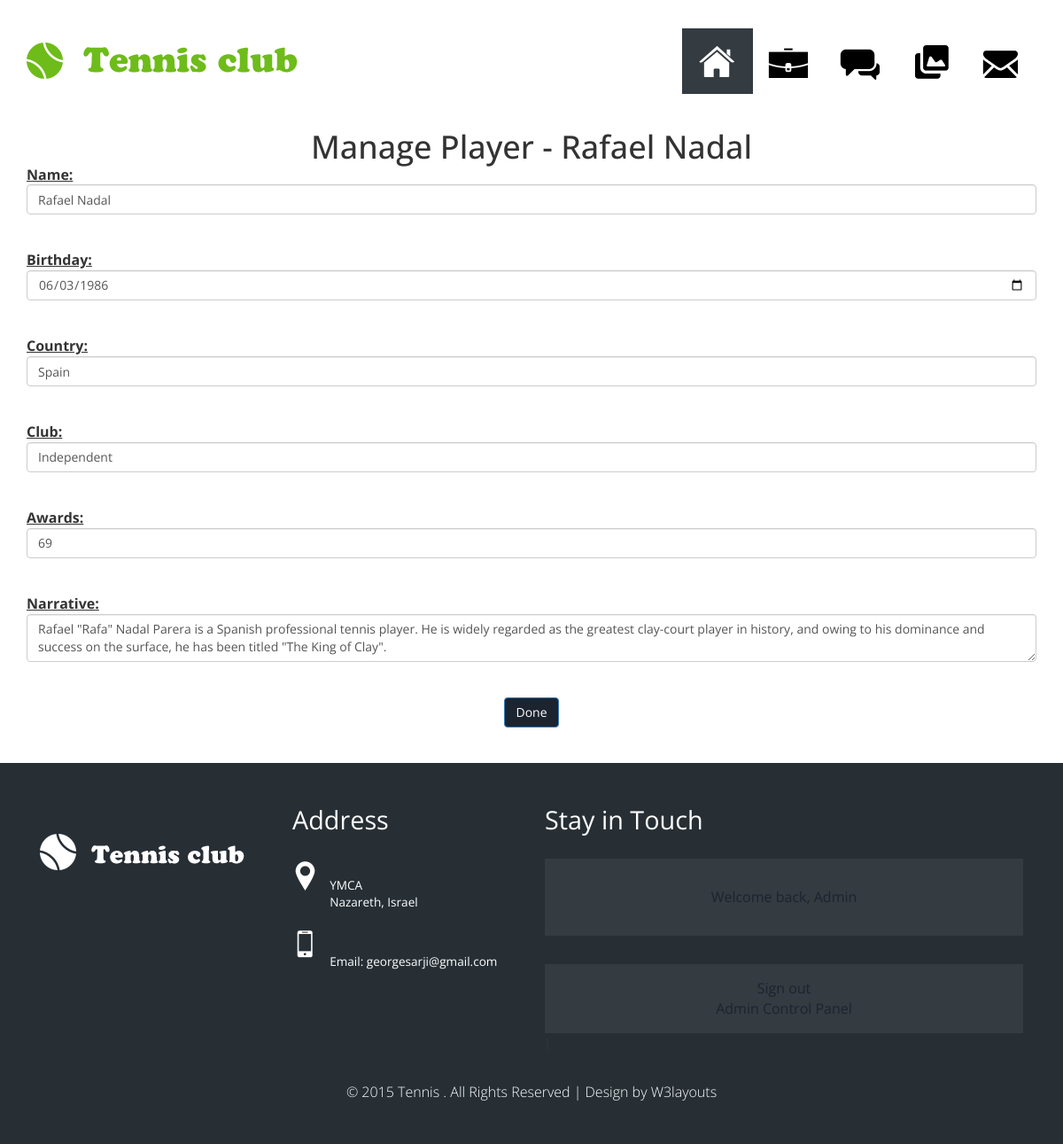
/acp/manageplayer/1 (signed in), run on the app's committed database.
### database_setup.py (models this page shows, shortened)
class Player(Base):
    __tablename__='player'
    id=Column(Integer, primary_key=True)
    name=Column(String(255))
    dob=Column(Date)
    gender=Column(String)
    country=Column(String)
    club=Column(String)
    awards=Column(Integer)
    narrative=Column(String)
    photo=Column(String)

class User(Base):
    __tablename__ = 'user'
    id = Column(Integer, primary_key=True)
    name = Column(String(255))
    country = Column(String(255))
    email = Column(String(255), unique=True)
    photo = Column(String(255), unique=True)
    password_hash = Column(String(255))
    gender=Column(String)
    dob=Column(Date)
    admin=Column(Boolean)

### web_app.py (the view, shortened to what this page needs)
@app.route('/acp/manageplayer/<int:id>', methods=['POST', 'GET'])
def ManagePlayer(id):
	if login_session is None:
		flash("You must be logged in to do this.")
		return redirect(url_for('login'))
	user=dbsession.query(User).filter_by(id=login_session['id']).first()
	if (not user.admin):
		flash("You are not authorized to do this.")
	player=dbsession.query(Player).filter_by(id=id).first()
	if player is None:
		flash("Invalid player.")
		return redirect(url_for('ManagePlayers'))
	if request.method=='GET':
		return render_template("ManagePlayer.html", player=player)

### templates/ManagePlayer.html (shortened to what this page needs)
{% extends "layout.html" %}
{% block body %}
<center><h1>Manage Player - {{player.name}}</h1></center>
<form action="{{ url_for('ManagePlayer', id=player.id) }}" method="post">
<p><label><u>Name:</u></label> <input type="text" name="name" value="{{player.name}}" class="form-control"></p>
<p><label><u>Birthday:</u></label> <input type="date" name="date" value="{{player.dob}}" class="form-control"></p>
<p><label><u>Country:</u></label> <input type="text" name="country" value="{{player.country}}" class="form-control"></p>
<p><label><u>Club:</u></label> <input type="text" name="club" value="{{player.club}}" class="form-control"></p>
<p><label><u>Awards:</u></label> <input type="number" name="awards" value="{{player.awards}}" class="form-control">
<p><label><u>Narrative:</u></label> <textarea name="narrative" class="form-control">{{player.narrative}}</textarea>
<p><center><input type="submit" value="Done" class="btn btn-primary"></center></p>
</form>
{% endblock %}

### templates/layout.html (shortened to what this page needs)
<!DOCTYPE html>
<html lang="en">
<head>
<link href="{{ url_for('static', filename="css/bootstrap.css") }}" rel='stylesheet' type='text/css'/>
<link rel="stylesheet" href="{{ url_for('static', filename="css/style.css") }}" type="text/css">
</head>
<body>
<div class="header agileits">
   <div class="container">
   <div class="logo">
   <a href="{{ url_for('main') }}"><img src="{{url_for('static', filename="images/logo.png") }}" alt=""/></a>
   </div>
   <div class="top-menu top">
     <ul>
        <li class="active simptip-position-bottom simptip-movable" data-tooltip="Home"><a class="home" href="{{ url_for('main') }}""></a></li>
          <li class="simptip-position-bottom simptip-movable" data-tooltip="About Me"><a class="about" href="{{ url_for('AboutMe') }}"></a></li>
        <li class=" simptip-position-bottom simptip-movable" data-tooltip="News"><a class="service" href="{{ url_for('news') }}"></a></li>
        <li class=" simptip-position-bottom simptip-movable" data-tooltip="Gallery"><a class="gallery" href="{{ url_for('gallery') }}"></a></li>
        <li class=" simptip-position-bottom simptip-movable" data-tooltip="Contact Us"><a class="contact" href="{{ url_for('contact') }}"></a></li>
     </ul>
   </div>
   <div class="clearfix"></div>
   </div>
</div>
<div class="container">
{% block body %} {% endblock %}
</div
<div class="fotter w3-agileits">
   <div class="container">
     <div class="col-md-3 ftr-logo">
     <a href="index.html"><img src="{{ url_for('static', filename="images/logo2.png") }}" alt=""/></a>
     </div>
     <div class="col-md-3 address">
       <h4>Address</h4>
       <ul class="address-info">
           <li><span></span></li>
         <li><p>YMCA</p>
         <p>Nazareth, Israel</p></li>
       </ul>
       <ul class="address-mail">
         <li><span></span></li>
         <li><p>Email: <a href="mailto:georgesarji@gmail.com">georgesarji@gmail.com</a></p></li>
       </ul>
     </div>
     <div class="col-md-6 touch">
       <h4>Stay in Touch</h4>
       <div class="form">
       {% if 'id' not in session %}
       <center>
        <a href="{{ url_for('signup')}}"">
        Sign Up
        </a>
        </center>
       {% else %}
       <center><a href="{{ url_for('profile') }}">Welcome back, {{session['name']}}</a></center>
       {% endif %}
       </div>
       <div class="social-icons agileits-w3layouts">
       {% if 'id' not in session %}
        <center>
        <a href="{{ url_for('login')}}"">
        Sign in
        </a>
        </center>
       {% else %}
       <form action="" method="get">
       <center>
       <a href="{{ url_for('logout') }}">
       Sign out
       </a>
       </center>
       {% endif %}
       {% if session['admin'] == True %}
       <center>
        <a href="{{ url_for('admincp')}}"">
        Admin Control Panel
        </a>
        </center>
      {% endif %}
       </div>
     </div>
     <div class="clearfix"></div>
     <div class="copy-right w3-agile"><p>&copy 2015 Tennis . All Rights Reserved | Design by <a href="http://w3layouts.com/">W3layouts</a></p></div>
   </div>
</div>
</body>
</html>

### static/css/style.css (style rules this page uses)
html, body { font-size: 100%; background: #fff; font-family: 'Open Sans', sans-serif; }
h1,h2,h3,h4,h5,h6 { margin:0; }
p { margin:0; }
ul,label { margin:0; padding:0; }
.header { margin-top:2em; }
.logo { float:left; margin-top: 1em; }
.top-menu { float:right; }
.top-menu ul li { display: inline-block; padding: 1em; float: left; }
.top-menu ul li.active { background: #343B41; }
.top-menu ul li a { width: 48px; height: 42px; background: url('../images/splits.png') no-repeat 0px 0px; padding:1em; display:block; }
.top-menu ul li a.home { background-position: -17px 0px; }
.top-menu ul li a.about { background-position: -129px -1px; }
.top-menu ul li a.service { background-position: -248px -2px; }
.top-menu ul li a.gallery { background-position: -355px -4px; }
.top-menu ul li a.contact { background-position:-464px 0px; }
[data-tooltip] { position: relative; display: inline-block; }
[data-tooltip].simptip-position-bottom:before { border-bottom-color:#9BDA5A; }
[data-tooltip].simptip-position-bottom:after { background-color: #9BDA5A; color: #333; }
[data-tooltip]:before { content: ''; position: absolute; border-width: 6px; border-style: solid; border-color: rgba(0, 0, 0, 0); }
[data-tooltip]:before, [data-tooltip]:after { position: absolute; visibility: hidden; opacity: 0; z-index: 999999; }
[data-tooltip]:after { height:30px; padding:10px 11px 0; font-size: 13px; line-height: 11px; content: attr(data-tooltip); white-space: nowrap; font-family: 'Arimo Sans', sans-serif; }
.simptip-position-bottom.simptip-movable:before { margin-top: -15px; }
.simptip-position-bottom.simptip-movable:after { margin-top: -3px; }
.simptip-position-bottom:before, .simptip-position-bottom:after, .simptip-position-top:before, .simptip-position-top:after { left: 32%; }
.simptip-position-bottom:before, .simptip-position-bottom:after { top: 110%; }
.simptip-position-bottom:after, .simptip-position-top:after { margin-left: -18px; }
.simptip-position-right.simptip-movable:before, .simptip-position-right.simptip-movable:after, .simptip-position-left.simptip-movable:before, .simptip-position-left.simptip-movable:after, .simptip-position-top.simptip-movable:before, .simptip-position-top.simptip-movable:after, .simptip-position-bottom.simptip-movable:before, .simptip-position-bottom.simptip-movable:after { -webkit-transition: all .1s linear; -moz-transition: all .1s linear; -o-transition: all .1s linear; -ms-transition: all .1s linear; transition: all .1s linear; }
.fotter { background:#272F35; padding:3em 0; }
.ftr-logo { margin-top: 2em; }
.address h4 { color:#fff; font-size:1.8em; margin-bottom:1em; font-weight:400; }
.address ul { margin-bottom:1em; }
.address ul li { display: inline-block; }
ul.address-info li p,ul.address-mail li p { color:#fff; font-size:0.85em; }
ul.address-mail li p a { color:#fff; font-size:1em; transition:0.5s all; -webkit-transition:0.5s all; -moz-transition:0.5s all; -o-transition:0.5s all; -ms-transition:0.5s all; }
ul.address-info li span { background: url(../images/splits.png) no-repeat -25px -108px; vertical-align: super; }
ul.address-mail li span { background: url(../images/splits.png) no-repeat -72px -108px; vertical-align: super; }
ul.address-info li span { width: 30px; height: 38px; display: inline-block; margin-right: 0.5em; padding-bottom: 3em; }
ul.address-mail li span { width: 30px; height: 38px; display: inline-block; margin-right: 0.5em; }
.touch h4 { color:#fff; font-size:1.8em; margin-bottom:1em; font-weight:400; }
.form { background:#343B41; padding:2em; }
.social-icons { margin-top: 2em; background:#343B41; padding:1em; text-align:center; }
.copy-right { text-align: center; }
.copy-right p ,.copy-right p a { color: #fff; font-weight:300; margin-top:2em; transition:0.5s all; -webkit-transition:0.5s all; -moz-transition:0.5s all; -o-transition:0.5s all; -ms-transition:0.5s all; }

### data on the page
Player: name "Rafael Nadal", date "06/03/1986", country "Spain", club "Independent", awards "69", narrative "Rafael \"Rafa\" Nadal Parera is a Spanish professional tennis player. He is widely regarded as the greatest clay-court player in history, and owing to his dominance and success on the surface, he has been titled \"The King of Clay\"."
User: name "Admin"
